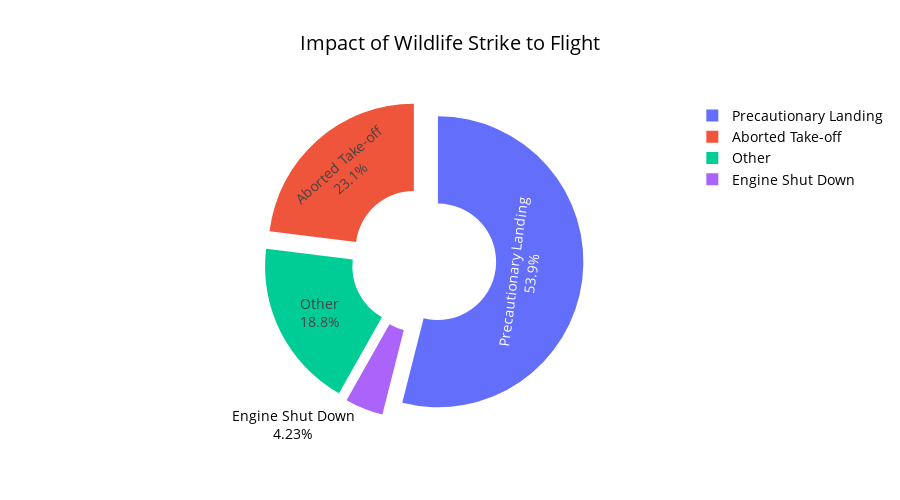

Notebook code for this chart:
### Markdown cell above
## 1. . What is the most common impact of wildlife strike to flights?

### Code cell
flight_impact = df['effect_impact_to_flight'].value_counts()

impact_pie = px.pie(flight_impact,
                   values = flight_impact.values,
                   names = flight_impact.index,
                   color = flight_impact.index,
                   title = 'Impact of Wildlife Strike to Flight',
                   labels = {'values': 'Frequency', 'names': 'Impact to Flight'},
                   hole = .4)

impact_pie.update_traces(textinfo = 'label+percent', pull=[0.1, 0.1, 0.1, 0.1, 0.1])

impact_pie.update_layout(
    font = dict(size=14, color = 'black'),
    height = 500,
    template = 'seaborn')

impact_pie.show()

### Figure 1 — Plotly figure (JSON) as saved in the notebook; plotly's stock layout.template omitted (floating-point values rounded to 4 significant figures)
{"data": [{"customdata": [["Precautionary Landing"], ["Aborted Take-off"], ["Other"], ["Engine Shut Down"]], "domain": {"x": [0, 1], "y": [0, 1]}, "hole": 0.4, "hovertemplate": "effect_impact_to_flight=%{customdata[0]}<br>Frequency=%{value}<extra></extra>", "labels": ["Precautionary Landing", "Aborted Take-off", "Other", "Engine Shut Down"], "legendgroup": "", "marker": {"colors": ["#636efa", "#EF553B", "#00cc96", "#ab63fa"]}, "name": "", "pull": [0.1, 0.1, 0.1, 0.1, 0.1], "showlegend": true, "textinfo": "label+percent", "type": "pie", "values": [1121, 479, 390, 88]}], "layout": {"font": {"color": "black", "size": 14}, "height": 500, "legend": {"tracegroupgap": 0}, "title": {"text": "Impact of Wildlife Strike to Flight"}}}
